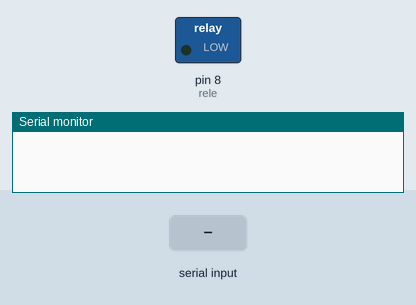
This sketch was run on a simulated Arduino Uno, built for the host (arithmetic inside an expression is 32-bit, double 64-bit). Parts: switched loads named in the sketch (green lamp = pin HIGH), the last lines printed to the serial monitor. Inputs (shaded band) come from the test bench. WiFi joins after 1.5 s; servers stay silent unless stated.

Above: at 1.2 s.
1.3 s: "1" received over Serial
At 2.3 s:
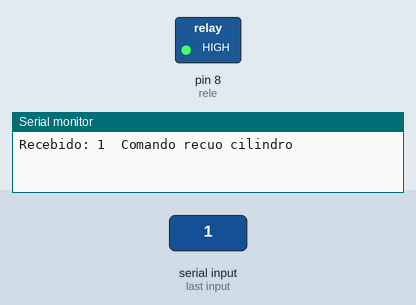
2.8 s: "0" received over Serial
At 3.5 s:
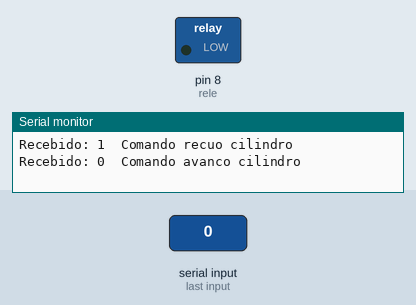
Timing chart, 0 to 5.8 s (numbered marks = the images above; inputs shaded):
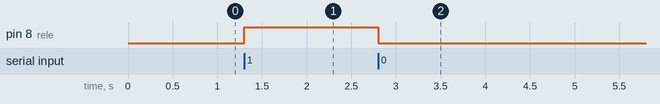

The sketch:

receptor.ino
```cpp
#include <SPI.h>
#include <Ethernet.h>
#include <EthernetUdp.h>

const int rele = 8;


byte mac[]={0x90,0xA2,0xDA,0x00,0x64,0x50};
IPAddress ip(192,168,1,80);
unsigned int port = 8888;
EthernetUDP Udp;
char packetBuffer[UDP_TX_PACKET_MAX_SIZE];

void setup(){
  Ethernet.begin(mac,ip);
  Serial.begin(9600);
  while (!Serial) {
  }

  if (Ethernet.hardwareStatus() == EthernetNoHardware) {
    Serial.println("Ethernet shield n encontrado. ");
    while (true) {
      delay(1); // n faz nada precisa do shield para iniciar
    }
  }
  if (Ethernet.linkStatus() == LinkOFF) {
    Serial.println("Cabo de ethernet n conectado.");
  }
  Udp.begin(port);

  pinMode(rele, OUTPUT);
}

void loop(){
  int packetSize = Udp.parsePacket();
  if (packetSize) {
    Udp.read(packetBuffer, UDP_TX_PACKET_MAX_SIZE);

    if(packetBuffer[0]=='1'){
      recuo();
    }
    if(packetBuffer[0]=='0'){
      avanco();
    }
  }
}
```

controle_valvula.ino
```cpp
void recuo(){
  digitalWrite(rele, HIGH);
}

void avanco(){
  digitalWrite(rele, LOW);
}
```

int_via_serial.ino
```cpp
void serialEvent() {
  while (Serial.available()) {
    char ls = (char)Serial.read();
    Serial.print("Recebido: ");
    Serial.print(ls);
    Serial.print("\t");

    switch (ls) {
      case '1':
        recuo();
        Serial.println("Comando recuo cilindro");
        break;
      case '0':
        avanco();
        Serial.println("Comando avanco cilindro");
        break;
      default:
        Serial.println("Comando invalido");
        break;
    }
  }
}
```

Measured:
- after the input at 1.3 s, pin 8 (rele): LOW → HIGH at once
- after the input at 2.8 s, pin 8 (rele): HIGH → LOW at once
